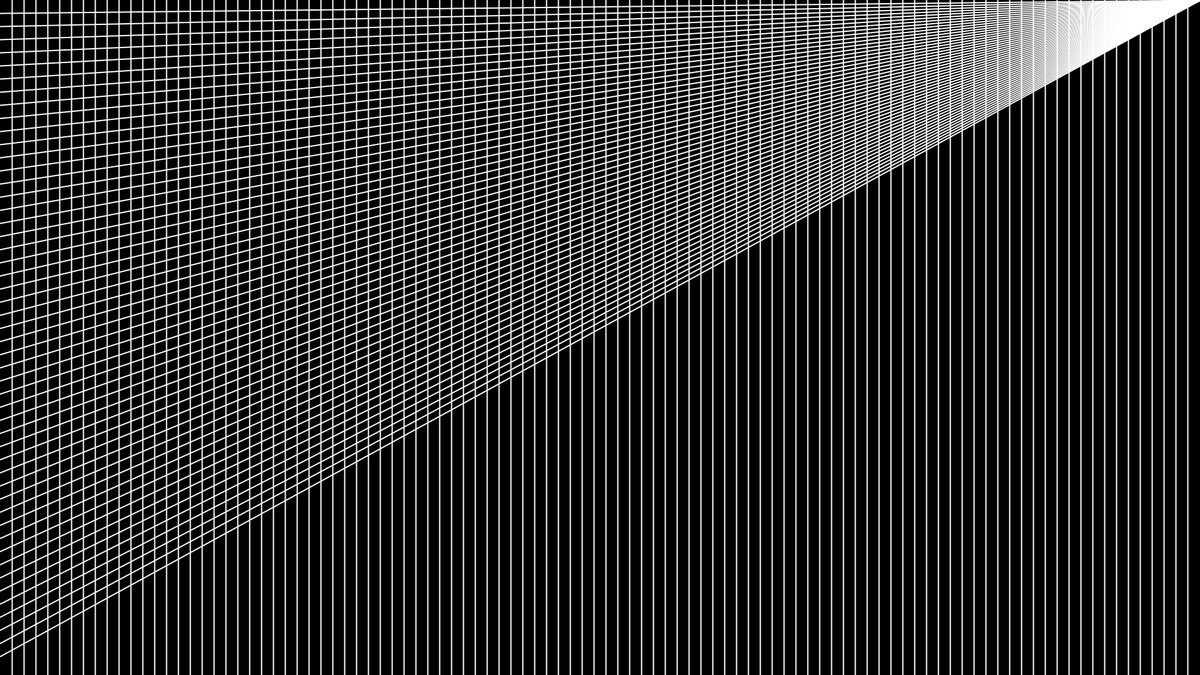
Frame 1 (no input)
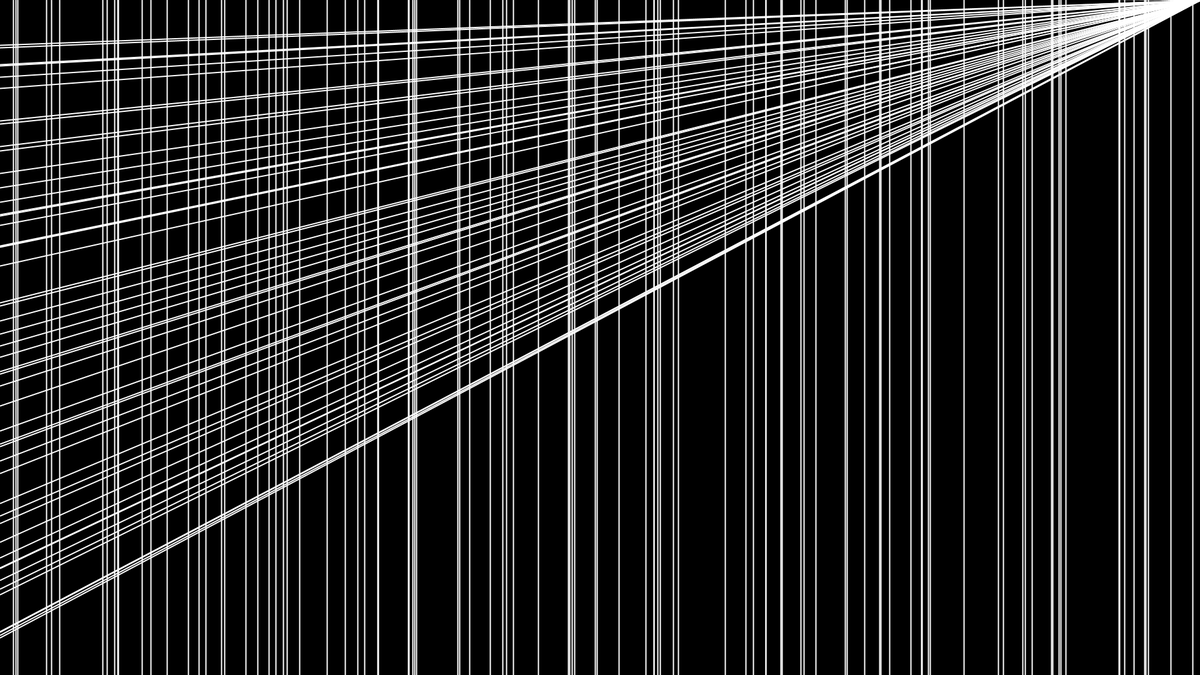
Frame 60 (the mouse pressed at the canvas centre just before this capture)
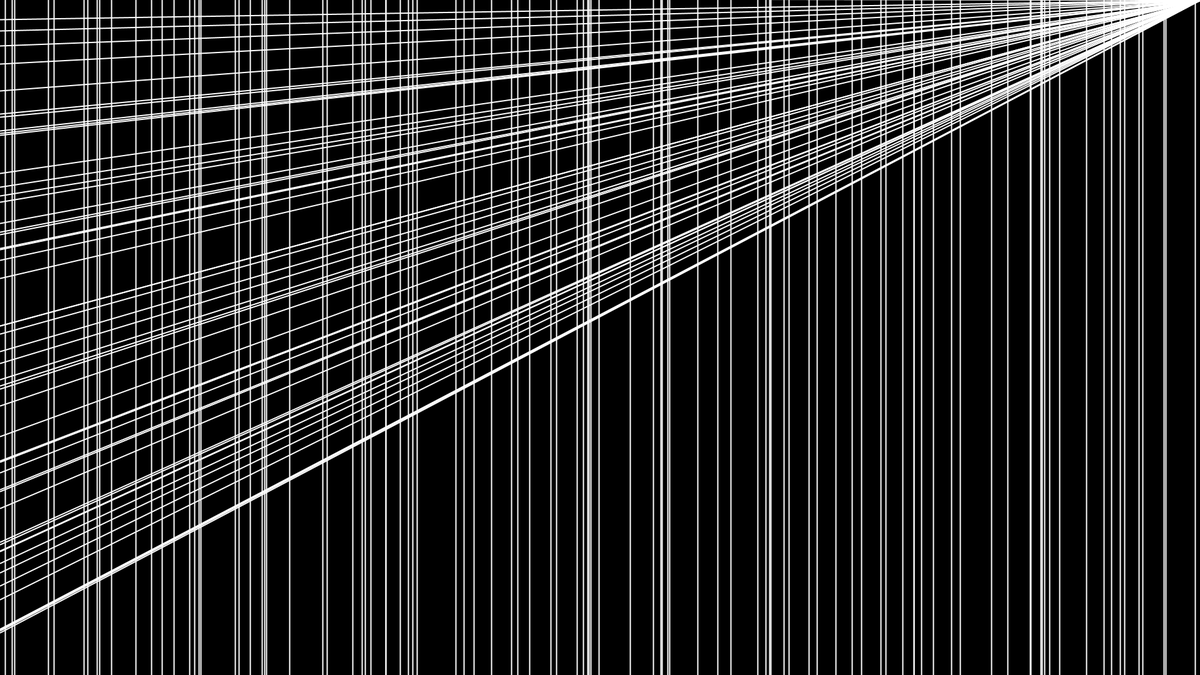
Frame 120 (the mouse held since frame 60 and released just before this capture)

The Processing sketch that drew these frames (run headless with seeded random() and noise(); from frame 60 on, the mouse is pressed at the canvas centre):

// Processing sketch: Lines
// ── Lines.pde
//change value of HLines & Vlines to change number of each type of line that program spawns
int numberOfVLines = 100;
int numberOfHLines = 50;

//parameters for progam use
int hSpacing;
int vSpacing;
int hLocation;
int vLocation;
ArrayList<HorizontalLine> hLines = new ArrayList<HorizontalLine>();
ArrayList<VerticalLine> vLines = new ArrayList<VerticalLine>();

void setup() {
  // set size of window
  size(1920, 1080);
  // set colour of background
  background(0);
  //find spacing between lines
  hSpacing = (height/numberOfHLines);
  vSpacing = (width/numberOfVLines);
  //create (numberOfVLines) VerticalLine objects with equal spacing
  for(int x = 0; x++ < numberOfVLines; vLines.add(new VerticalLine(vLocation += vSpacing))){
  }
  //create (numberOfHLines) HorizontalLine objects 
  for(int x = 0; x++ < numberOfHLines; hLines.add(new HorizontalLine(hLocation += hSpacing))){
  }
}

void draw() {
  //redraws background every frame
  background(0);
  //draws and moves each vertical line in vLines
  for (VerticalLine v : vLines){
    v.drawVerticalLines();
    v.moveVerticalLines();
  }
  //draws and moves each horizontal line in hLines
  for (HorizontalLine h : hLines){
    h.drawHorizontalLines();
    h.moveHorizontalLines();
  }
}

// ── HorizontalLine.pde
class HorizontalLine{
  
  float yPos;
    
  HorizontalLine(int yVal){
    yPos = yVal;
  }
  
  void drawHorizontalLines(){
    stroke (255);
    strokeWeight(2);
    line(0,yPos,width,0);
  }
  
  void moveHorizontalLines(){
    yPos = yPos + (random(-6,+6));
  }
}

// ── VerticalLine.pde
class VerticalLine{
  
  float xPos;
  
  VerticalLine(int xVal){
    xPos = xVal;
  }
  
  void drawVerticalLines(){
    stroke(255);
    strokeWeight(2);
    line(xPos,0,xPos,height); 
  }
  
  void moveVerticalLines(){
    xPos = xPos + (random(-6,+6));
  }
}
